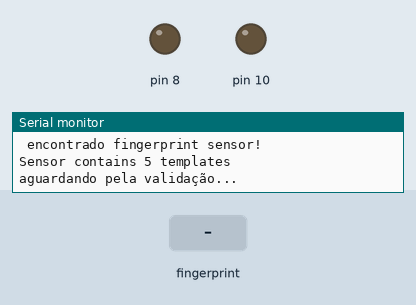
Bench run of a sketch on a simulated Arduino Uno, built with avr-gcc and run on an emulated ATmega328P. On the bench: output pins drawn as LEDs (lit = HIGH), the last lines printed to the serial monitor. The inputs (shaded band) are chosen by the test bench.

Above: at 2.3 s.
2.4 s: finger stored as number 1 placed on the sensor
At 3.0 s:
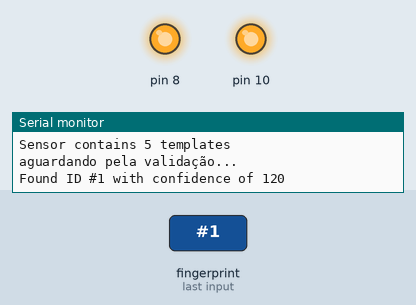
Timing chart, 0 to 14.2 s (numbered marks = the images above; inputs shaded):
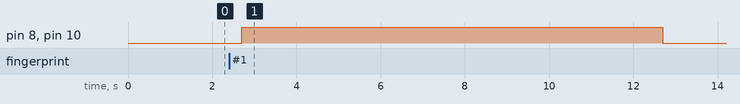

Measured:
- after the input at 2.4 s, pin 8, pin 10: LOW → HIGH after 0.30 s, → LOW 10.0 s later

The sketch:

fingerMach.ino
```cpp
#include <Adafruit_Fingerprint.h>

// Para placa UNO e outras com hardware serial
// pino #2 is entrada para sensor (GREEN wire)
// pino #3 is saida para arduino  (WHITE wire)

#include <SoftwareSerial.h>
SoftwareSerial mySerial(2, 3);

Adafruit_Fingerprint finger = Adafruit_Fingerprint(&mySerial);

void setup()
{
  Serial.begin(9600);
  while (!Serial);  // For Yun/Leo/Micro/Zero/...
  delay(100);
  Serial.println("\n\n teste de detecção Adafruit finger");

  // set the data rate for the sensor serial port
  finger.begin(57600);

  if (finger.verifyPassword()) {
    Serial.println(" encontrado fingerprint sensor!");
  } else {
    Serial.println("Não encontrou fingerprint sensor :(");
    while (1) { delay(1); }
  }

  finger.getTemplateCount();
  Serial.print("Sensor contains ");
  Serial.print(finger.templateCount);
  Serial.println(" templates");
  Serial.println("aguardando pela validação...");
   pinMode(8, OUTPUT);
   digitalWrite(8,LOW);
   pinMode(10, OUTPUT);
   digitalWrite(10,LOW);
}

void loop()
{
    getFingerprintIDez();
    delay(50);

}

uint8_t getFingerprintID() {
  uint8_t p = finger.getImage();
  switch (p) {
    case FINGERPRINT_OK:
      Serial.println("Imagem captada");
      break;
    case FINGERPRINT_NOFINGER:
      Serial.println("Imagem não detectada");
      return p;
    case FINGERPRINT_PACKETRECIEVEERR:
      Serial.println("Erro de Comunicação");
      return p;
    case FINGERPRINT_IMAGEFAIL:
      Serial.println("Erro na Imagem");
      return p;
    default:
      Serial.println("Erro desconhecido");
      return p;
  }

  // OK success!

  p = finger.image2Tz();
  switch (p) {
    case FINGERPRINT_OK:
      Serial.println("Imagem convertida");
      break;
    case FINGERPRINT_IMAGEMESS:
      Serial.println("Image too messy");
      return p;
    case FINGERPRINT_PACKETRECIEVEERR:
      Serial.println("Erro de comunicação");
      return p;
    case FINGERPRINT_FEATUREFAIL:
    Serial.println("Nao pode localizar fingerprint features");
      return p;
    case FINGERPRINT_INVALIDIMAGE:
      Serial.println("Nao pode localizar fingerprint features");
      return p;
    default:
      Serial.println("Erro desconhecido");
      return p;
  }

  // OK converted!
  p = finger.fingerFastSearch();
  if (p == FINGERPRINT_OK) {
    Serial.println("Encontrou um print match!");
  } else if (p == FINGERPRINT_PACKETRECIEVEERR) {
    Serial.println("Erro de comunicação");
    return p;
  } else if (p == FINGERPRINT_NOTFOUND) {
    Serial.println("Não deu Mach");
    return p;
  } else {
    Serial.println("Erro desconhecido");
    return p;
  }

  // found a match!
  Serial.print("Encontrou ID #"); Serial.print(finger.fingerID);
  Serial.print(" with confidence of "); Serial.println(finger.confidence);

  return finger.fingerID;
}

// returns -1 if failed, otherwise returns ID #
int getFingerprintIDez() {
  uint8_t p = finger.getImage();
  if (p != FINGERPRINT_OK)  return -1;

  p = finger.image2Tz();
  if (p != FINGERPRINT_OK)  return -1;

  p = finger.fingerFastSearch();
  if (p != FINGERPRINT_OK)  return -1;

  // found a match!
  Serial.print("Found ID #"); Serial.print(finger.fingerID);
  Serial.print(" with confidence of "); Serial.println(finger.confidence);
  digitalWrite(8,HIGH);
  digitalWrite(10,HIGH);
  delay(10000);
  digitalWrite(8,LOW);
  digitalWrite(10,LOW);
  return finger.fingerID;
}
```
